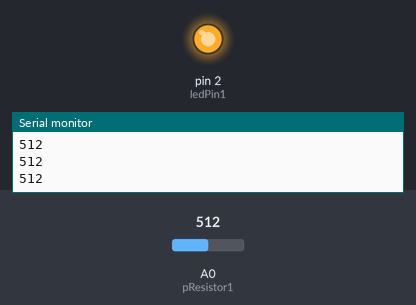
Simulated run of this sketch. Board: Arduino Uno, built with avr-gcc and run on an emulated ATmega328P. Shown: output pins drawn as LEDs (lit = HIGH), the last lines printed to the serial monitor. The inputs (shaded band) are chosen by the test bench; at power-on: A0 (pResistor1) = 512.

Above: at 1.3 s.
1.4 s: A0 (pResistor1) set to 478
2.9 s: A0 (pResistor1) set to 449
At 4.0 s:
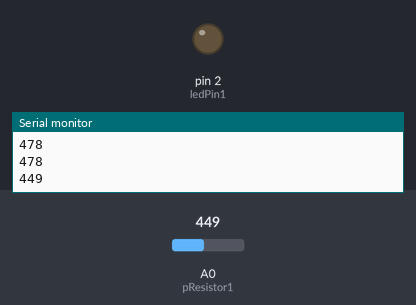
4.4 s: A0 (pResistor1) set to 511
At 6.9 s:
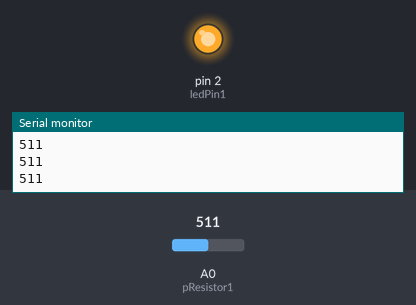
7.4 s: A0 (pResistor1) set to 306
At 7.7 s:
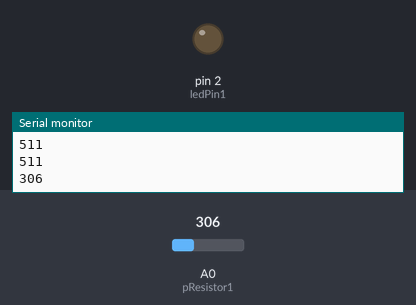
Timing chart, 0 to 9.9 s (numbered marks = the images above; inputs shaded):
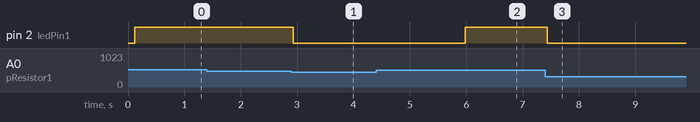

The sketch:

Beam_break_servo.ino
```cpp
/* Use a photoresistor (or photocell) to turn on an LED in the dark
   More info and circuit schematic: http://www.ardumotive.com/how-to-use-a-photoresistor-en.html
   Dev: Michalis Vasilakis // Date: 8/6/2015 // www.ardumotive.com */

#include<Servo.h>
Servo servo1;     // Servo 1

//Constants
const int pResistor1 = A0; // Photoresistor at Arduino analog pin A0
const int ledPin1 = 2;      // Led pin at Arduino pin 2
const int CLOSE_DOOR = 10;      // Angle of 10 degrees -> door is closed
const int OPEN_DOOR = 135;     // Angle of 135 degrees -> door is opened

//Variables
int photo_value1;          // Store value from photoresistor (0-1023)
int INIT_READ1;      // Store initial value from photoresistor

void setup(){
  Serial.begin(9600);           //  setup serial
  pinMode(ledPin1, OUTPUT);  // Set ledPin - 2 pin as an output
  pinMode(pResistor1, INPUT);// Set pResistor - A0 pin as an input (optional)

  delay(50);
  INIT_READ1 = analogRead(pResistor1);
  delay(50);

  //servos
  servo1.write(CLOSE_DOOR);
  delay(15);
}

void loop(){

  photo_value1 = analogRead(pResistor1);
  Serial.println(photo_value1);          // debug value
  if (photo_value1 < INIT_READ1 - 50){    // values needs to be adjusted this based on ambient light
    // animal is passing by
    // TO DO - Send signal to pi
    digitalWrite(ledPin1, LOW);  //Turn led off
    servo1.write(OPEN_DOOR);
    delay(3000); // wait 3 seconds (testing purposes)
    servo1.write(CLOSE_DOOR);
  }
  else{
    digitalWrite(ledPin1, HIGH); //Turn led on
  }

  delay(50); //Small delay
}
```

Measured:
- the behaviour switches between 462 and 461 on A0 (pResistor1) (found by bisection; images 0 and 1)
- after the input at 2.9 s, pin 2 (ledPin1): HIGH → LOW at once
- after the input at 4.4 s, pin 2 (ledPin1): LOW → HIGH after 1.6 s
- after the input at 7.4 s, pin 2 (ledPin1): HIGH → LOW at once
